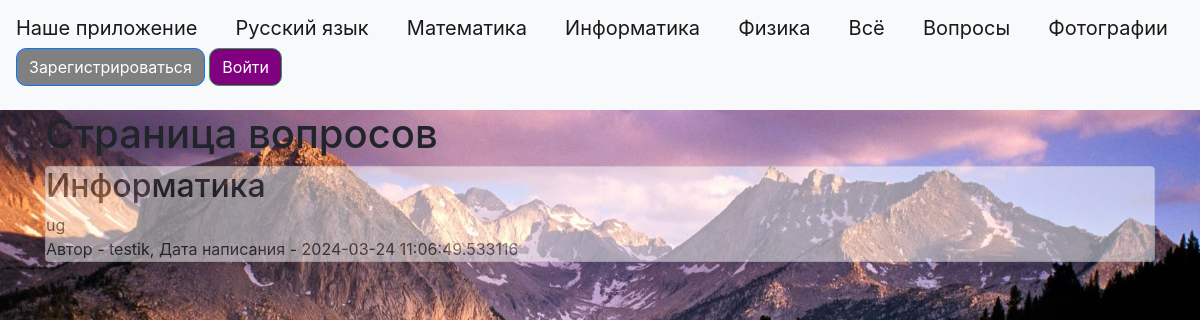
The page /questions.html on the database as committed earlier.
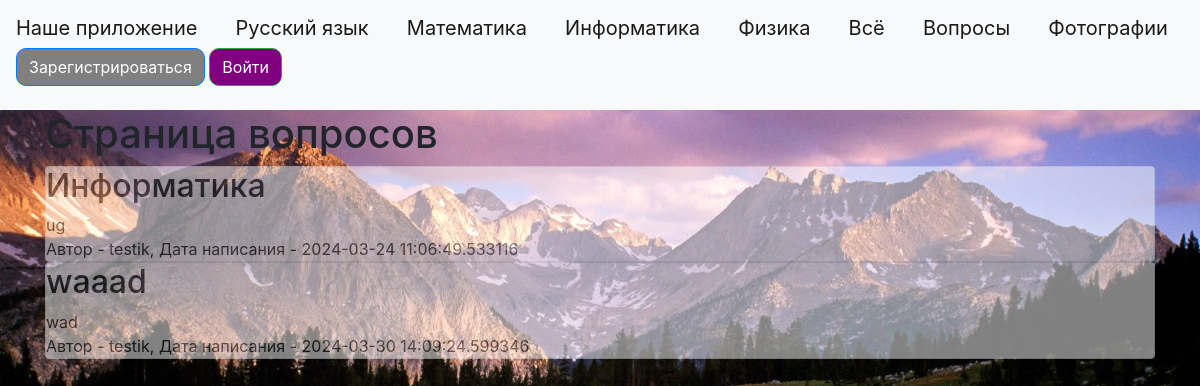
The same page on the database as committed later.
### data/news.py (models this page shows)
class News(SqlAlchemyBase):
    __tablename__ = 'news'
    id = sqlalchemy.Column(sqlalchemy.Integer,
                           primary_key=True, autoincrement=True)
    title = sqlalchemy.Column(sqlalchemy.String, nullable=True)
    content = sqlalchemy.Column(sqlalchemy.String, nullable=True)
    created_date = sqlalchemy.Column(sqlalchemy.DateTime,
                                     default=datetime.datetime.now)
    is_question = sqlalchemy.Column(sqlalchemy.Boolean, default=True)
    user_id = sqlalchemy.Column(sqlalchemy.Integer,
                                sqlalchemy.ForeignKey("users.id"))
    user = orm.relationship('User')

### data/users.py (models this page shows, shortened)
class User(SqlAlchemyBase, UserMixin):
    __tablename__ = 'users'
    id = sqlalchemy.Column(sqlalchemy.Integer,
                           primary_key=True, autoincrement=True)
    name = sqlalchemy.Column(sqlalchemy.String, nullable=True)
    about = sqlalchemy.Column(sqlalchemy.String, nullable=True)
    email = sqlalchemy.Column(sqlalchemy.String,
                              index=True, unique=True, nullable=True)
    hashed_password = sqlalchemy.Column(sqlalchemy.String, nullable=True)
    created_date = sqlalchemy.Column(sqlalchemy.DateTime,
                                     default=datetime.datetime.now)
    news = orm.relationship("News", back_populates='user')

### main.py (the view)
@app.route("/questions.html")
def questions():
    db_sess = db_session.create_session()
    news = db_sess.query(News).filter(News.is_question == True)
    return render_template("questions.html", news=news, title='QUESTIONS')

### data/db_session.py (called while the page is built)
def create_session() -> Session:
    global __factory
    return __factory()

### templates/questions.html (shortened to what this page needs)
{% extends "base.html" %}
{% block content %}
<h1>Страница вопросов</h1>
{% for item in news%}
<div class="col-md6 border rounded" style="background-color: white; opacity: .5;">
    <h2>{{item.title}}</h2>
    <div>
        {{item.content}}
    </div>
    <div>
        Автор - {{item.user.name}}, Дата написания - {{item.created_date}}
    </div>
</div>
{% endfor %}
{% endblock %}

### templates/base.html (shortened to what this page needs)
<!doctype html>
<html lang="en">
<head>
    <link rel="stylesheet"
          href="https://stackpath.bootstrapcdn.com/bootstrap/4.4.1/css/bootstrap.min.css"
>
    <link rel="stylesheet" href="static/css/style.css">
</head>
<body style="background-image: url(static/img/backreg.jpg); background-size: cover">
<header>
    <nav class="navbar navbar-light bg-light">
        <a class="navbar-brand" href="index.html">Наше приложение</a>
        <a class="navbar-brand" href="rus.html">Русский язык</a>
        <a class="navbar-brand" href="math.html">Математика</a>
        <a class="navbar-brand" href="ict.html">Информатика</a>
        <a class="navbar-brand" href="phys.html">Физика</a>
        <a class="navbar-brand" href="allnews.html">Всё</a>
        <a class="navbar-brand" href="questions.html">Вопросы</a>
        <a class="navbar-brand" href="photos.html">Фотографии</a>
        {% if current_user.is_authenticated %}
    <a class="navbar-brand" href="/logout">{{ current_user.name }}</a>
{% else %}
    <p>
        <a class="btn btn-primary " href="/register">Зарегистрироваться</a>
        <a class="btn btn-success" href="/login">Войти</a>
    </p>
{% endif %}
    </nav>
</header>
<main role="main" class="container">
    {% block content %}{% endblock %}
</main>
</body>
</html>

### static/css/style.css (style rules this page uses)
.btn { background-color: purple; border-radius: 10px; transition: 0.7s; }
.btn-primary { background-color: grey; }

Rows that differ between the two databases and show on the page:
added News: title "waaad", content "wad", user.name "testik", created_date "2024-03-30 14:09:24.599346"
